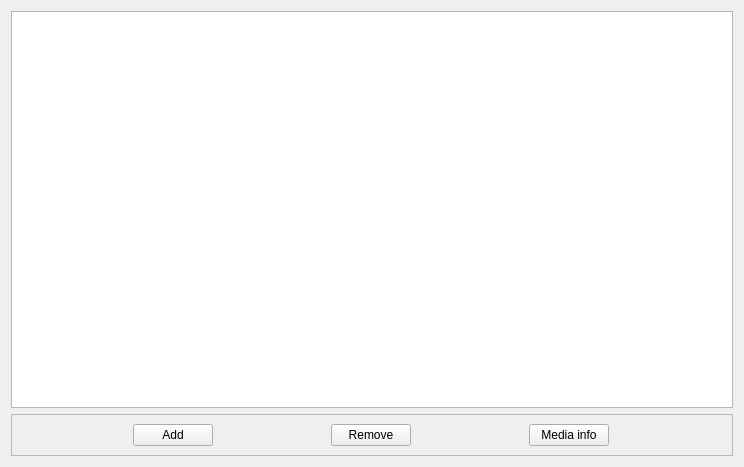
<?xml version="1.0" encoding="UTF-8"?>
<ui version="4.0">
 <class>MediaLibrary</class>
 <widget class="QWidget" name="MediaLibrary">
  <property name="geometry">
   <rect>
    <x>0</x>
    <y>0</y>
    <width>744</width>
    <height>467</height>
   </rect>
  </property>
  <property name="windowTitle">
   <string>Form</string>
  </property>
  <layout class="QVBoxLayout" name="verticalLayout">
   <item>
    <widget class="QListWidget" name="mediaListWidget"/>
   </item>
   <item>
    <widget class="QFrame" name="toolFrame">
     <property name="frameShape">
      <enum>QFrame::StyledPanel</enum>
     </property>
     <property name="frameShadow">
      <enum>QFrame::Raised</enum>
     </property>
     <layout class="QHBoxLayout" name="horizontalLayout_6">
      <item>
       <widget class="QPushButton" name="addMediaPb">
        <property name="sizePolicy">
         <sizepolicy hsizetype="Maximum" vsizetype="Fixed">
          <horstretch>0</horstretch>
          <verstretch>0</verstretch>
         </sizepolicy>
        </property>
        <property name="text">
         <string>Add</string>
        </property>
       </widget>
      </item>
      <item>
       <widget class="QPushButton" name="removeMediaPb">
        <property name="sizePolicy">
         <sizepolicy hsizetype="Maximum" vsizetype="Fixed">
          <horstretch>0</horstretch>
          <verstretch>0</verstretch>
         </sizepolicy>
        </property>
        <property name="text">
         <string>Remove</string>
        </property>
       </widget>
      </item>
      <item>
       <widget class="QPushButton" name="mediaInfoPb">
        <property name="sizePolicy">
         <sizepolicy hsizetype="Maximum" vsizetype="Fixed">
          <horstretch>0</horstretch>
          <verstretch>0</verstretch>
         </sizepolicy>
        </property>
        <property name="text">
         <string>Media info</string>
        </property>
       </widget>
      </item>
     </layout>
    </widget>
   </item>
  </layout>
 </widget>
 <resources/>
 <connections/>
</ui>
